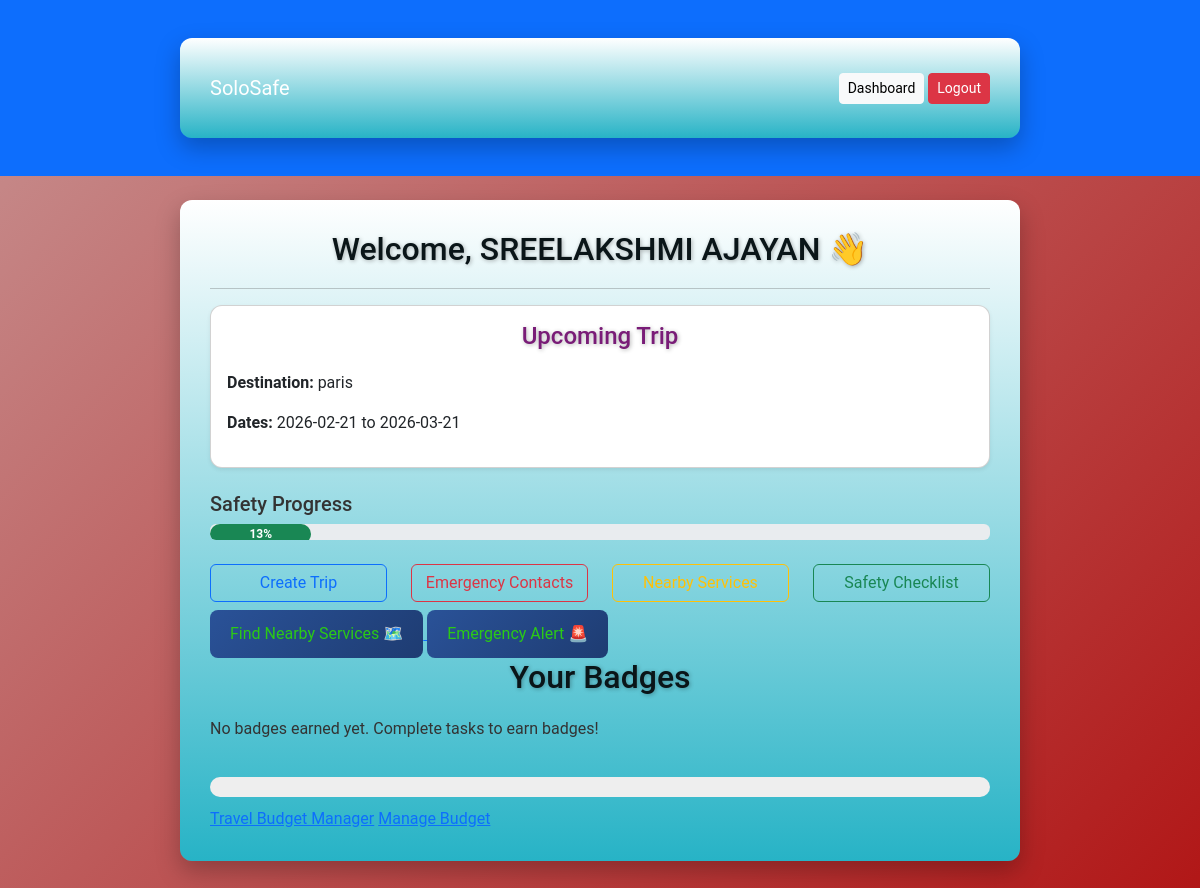
/dashboard (signed in), run on an earlier commit of the app's database.
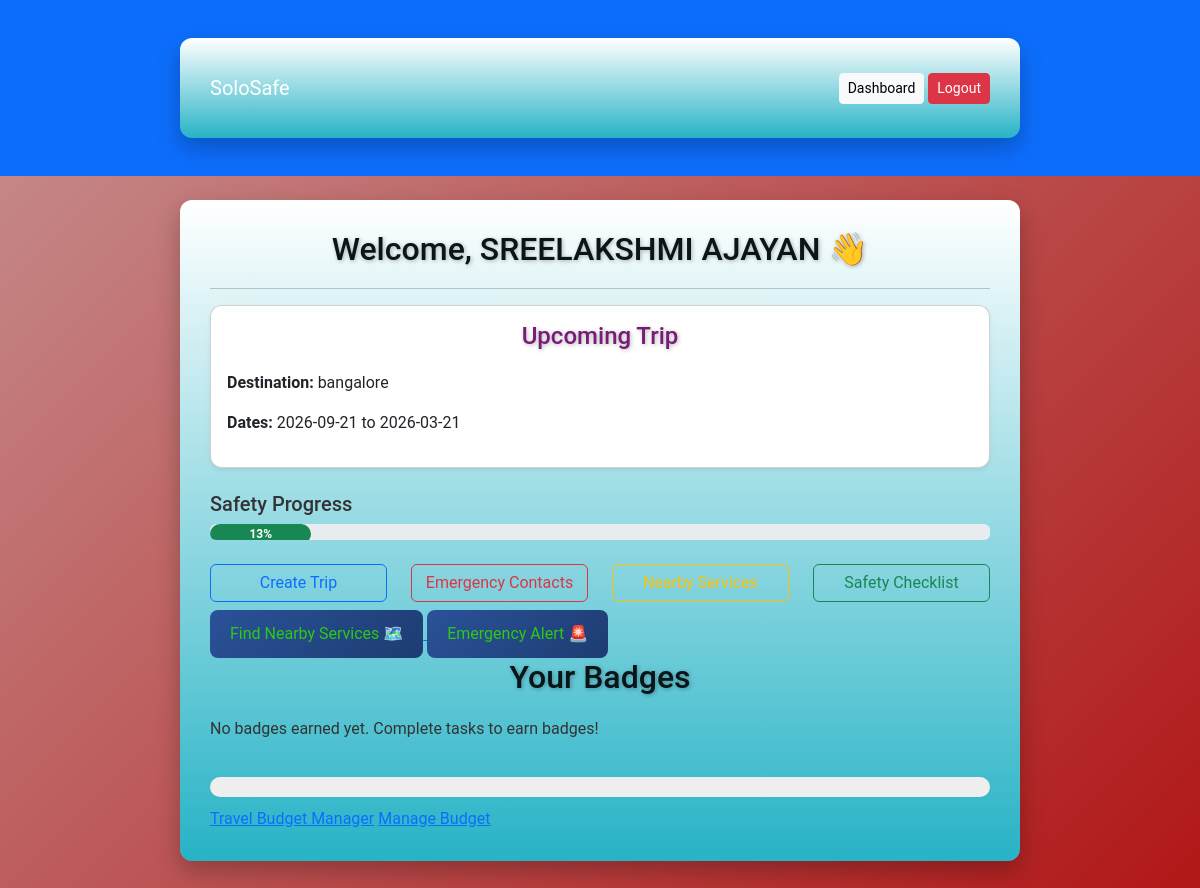
And on a later commit of the database.
### tables this page shows
CREATE TABLE trips(
                    id INTEGER PRIMARY KEY AUTOINCREMENT,
                    user_id INTEGER,
                    destination TEXT,
                    start_date TEXT,
                    end_date TEXT,
                    accommodation TEXT,
                    transport TEXT,
                    notes TEXT
                );

### app.py (the view)
@app.route("/dashboard")
def dashboard():
    if "user_id" not in session:
        return redirect(url_for("login"))
    conn = sqlite3.connect(DATABASE)
    c = conn.cursor()
    c.execute("SELECT * FROM trips WHERE user_id=? ORDER BY id DESC LIMIT 1",
              (session["user_id"],))
    trip = c.fetchone()
    c.execute("SELECT COUNT(*) FROM checklist WHERE user_id=? AND status=1",
              (session["user_id"],))
    completed = c.fetchone()[0]
    c.execute("SELECT COUNT(*) FROM checklist WHERE user_id=?",
              (session["user_id"],))
    total = c.fetchone()[0]
    progress = int((completed / total) * 100) if total > 0 else 0
    c.execute("SELECT * FROM badges WHERE user_id=?", (session["user_id"],))
    badges = c.fetchall()
    conn.close()
    return render_template("dashboard.html", trip=trip, progress=progress, badges=badges)

### templates/dashboard.html (shortened to what this page needs)
{% extends "base.html" %}
{% block content %}
<h2>Welcome, {{ session['user_name'] }} 👋</h2>
<hr>
<link rel="stylesheet" href="{{ url_for('static', filename='css/style.css') }}">
{% if trip %}
<div class="card p-3 shadow-sm mb-4">
    <h4>Upcoming Trip</h4>
    <p><strong>Destination:</strong> {{ trip[2] }}</p>
    <p><strong>Dates:</strong> {{ trip[3] }} to {{ trip[4] }}</p>
</div>
{% else %}
<p>No trip planned yet.</p>
{% endif %}
<h5>Safety Progress</h5>
<div class="progress mb-4">
  <div class="progress-bar bg-success" role="progressbar"
       style="width: {{progress}}%;">
       {{progress}}%
  </div>
</div>
<div class="row">
    <div class="col-md-3">
        <a href="/planner" class="btn btn-outline-primary w-100 mb-2">Create Trip</a>
    </div>
    <div class="col-md-3">
        <a href="/emergency" class="btn btn-outline-danger w-100 mb-2">Emergency Contacts</a>
    </div>
    <div class="col-md-3">
        <a href="/nearby" class="btn btn-outline-warning w-100 mb-2">Nearby Services</a>
    </div>
    <div class="col-md-3">
        <a href="/checklist" class="btn btn-outline-success w-100 mb-2">Safety Checklist</a>
    </div>
</div>
<a href="{{ url_for('nearby') }}">
  <button type="button">Find Nearby Services 🗺️</button>
</a>
<a href="{{ url_for('emergency') }}">
  <button type="button">Emergency Alert 🚨</button>
</a>
<h2>Your Badges</h2>
<div class="badges-container">
    {% if badges %}
        {% for b in badges %}
            <span class="badge">{{ b[0] }}</span>
        {% endfor %}
    {% else %}
        <p>No badges earned yet. Complete tasks to earn badges!</p>
    {% endif %}
</div>
<div class="progress-container">
</div>
<a href="{{ url_for('budget') }}">Travel Budget Manager</a>
<a href="{{ url_for('budget', trip_name=trip['name']) }}">Manage Budget</a>
{% endblock %}

What changed in the data, as far as the page shows it:
no longer on this page (row unchanged): trips: destination "paris", start_date "2026-02-21", end_date "2026-03-21"
added trips: destination "bangalore", start_date "2026-09-21", end_date "2026-03-21"
